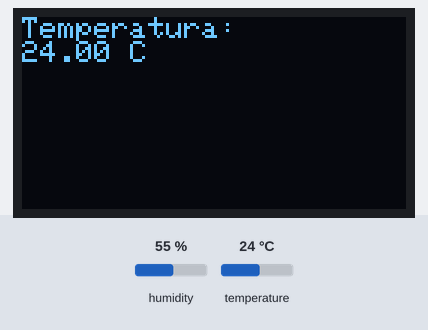
Bench run of a sketch on a simulated ESP32. Shown: 128×64 one-colour display. The inputs (shaded band) are chosen by the test bench; at power-on: temperature 24 °C, humidity 55 %.

Above: at 2.2 s.
2.3 s: temperature set to 12 °C
At 3.9 s:
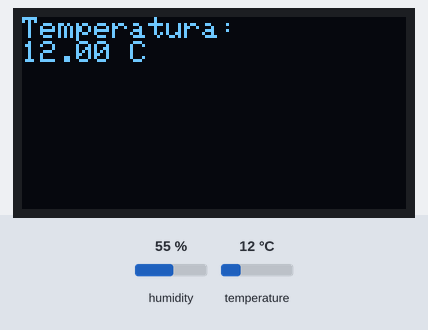
5.1 s: temperature set to 19 °C
7.9 s: temperature set to 28 °C
At 10.7 s:
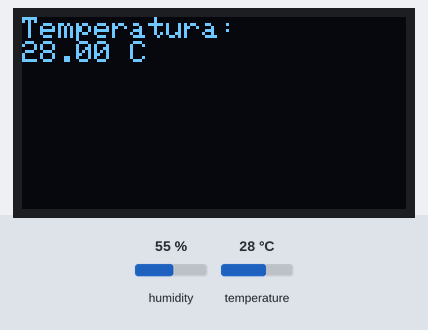
Timing chart, 0 to 12.2 s (numbered marks = the images above; inputs shaded):
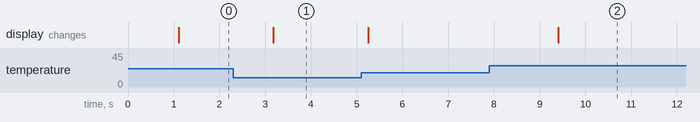

Measured:
- after the input at 2.3 s, the display: changes after 0.88 s (image 1)
- after the input at 7.9 s, the display: changes after 1.5 s (image 2)

The sketch:

ANALOG_TEMP.ino
```cpp
#include <Wire.h>
#include <Adafruit_GFX.h>
#include <Adafruit_SSD1306.h>
#include <DHT.h>

#define OLED_SDA 21
#define OLED_SCL 22
#define OLED_RST 16

#define DHT_PIN 4
#define DHT_TYPE DHT11

Adafruit_SSD1306 display(OLED_RST);
DHT dht(DHT_PIN, DHT_TYPE);

void setup() {
  Serial.begin(115200);
  display.begin(SSD1306_SWITCHCAPVCC, 0x3C);
  display.clearDisplay();
  display.setTextSize(1);
  display.setTextColor(WHITE);
  display.setCursor(0, 0);
  display.println(F("ESP32 Temp"));
  display.display();
  delay(1000);
}

void loop() {
  float temperature = readTemperature();
  display.clearDisplay();
  display.setCursor(0, 0);
  display.println(F("Temperatura: "));
  display.print(temperature);
  display.println(F(" C"));
  display.display();
  delay(1000);
}

float readTemperature() {
  float temperature = dht.readTemperature();

  if (isnan(temperature)) {
    Serial.println(F("Error al obtener la temperatura"));
    temperature = 0.0;
  }

  return temperature;
}
```
